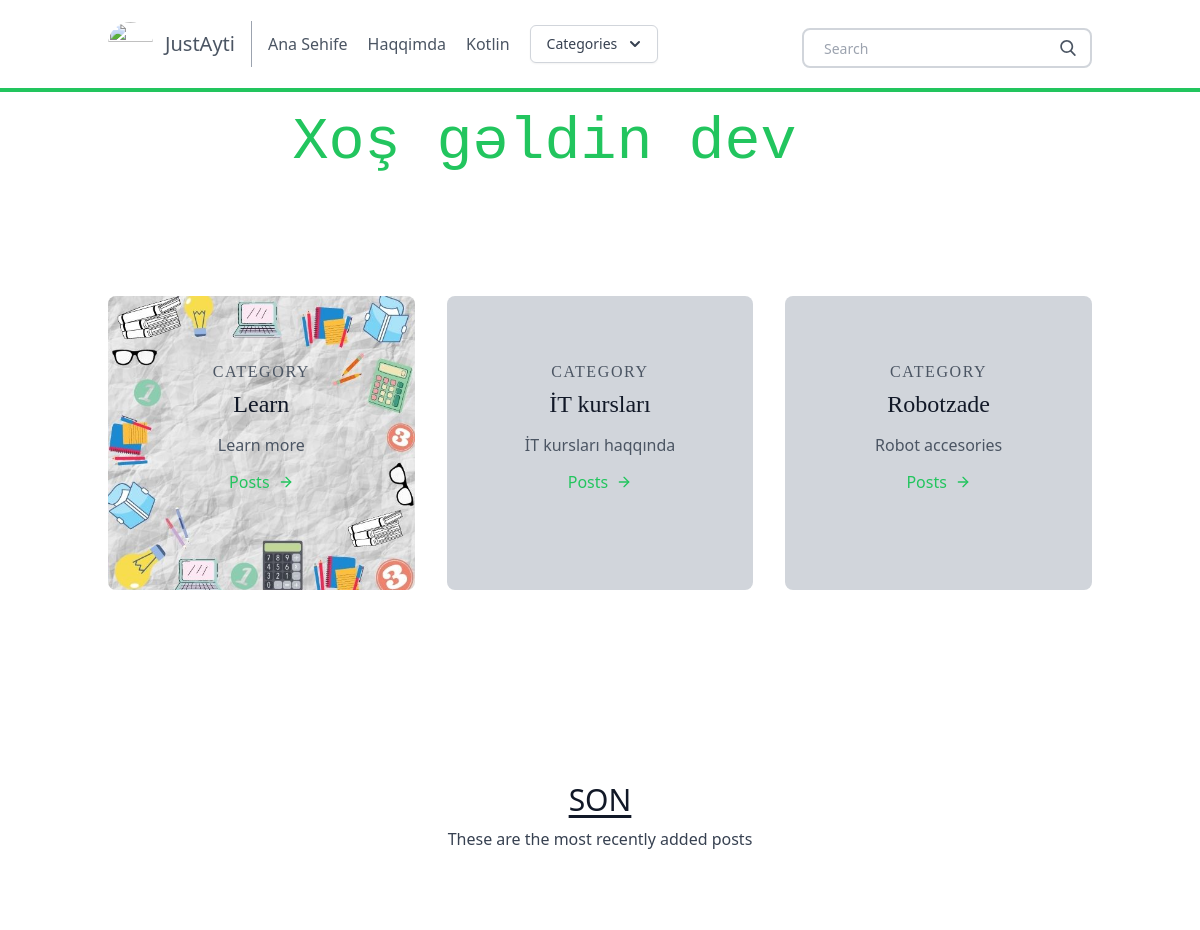
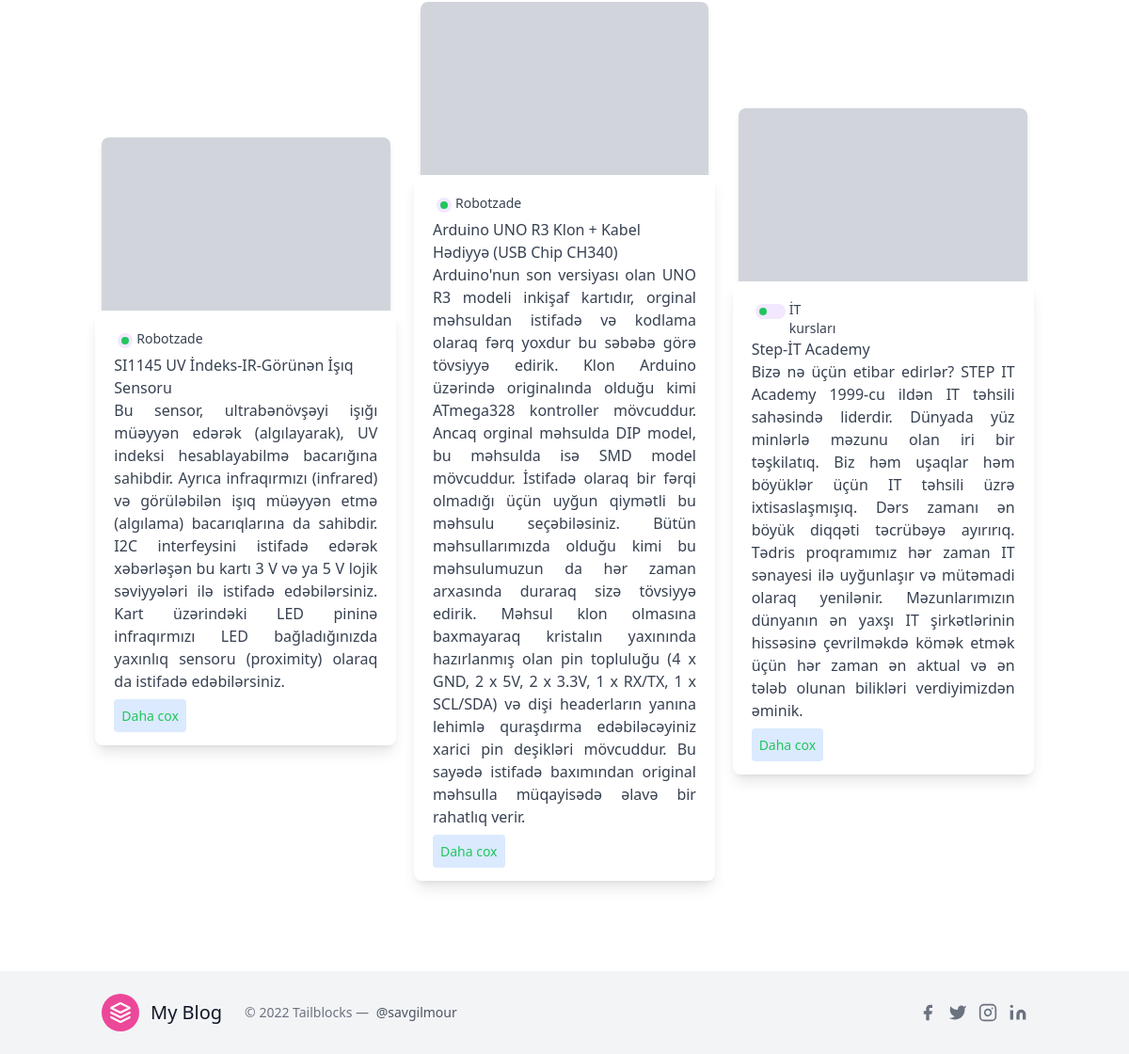
The page / on the database its author committed (2 pictures, top to bottom).
### posts/models.py (models this page shows, shortened)
class Category(models.Model):
    title = models.CharField(max_length=20)
    subtitle = models.CharField(max_length=20)
    slug = models.SlugField()
    thumbnail = models.ImageField()

class Post(models.Model):
    title = models.CharField(max_length=100)
    slug = models.SlugField()
    overview = models.TextField()
    timestamp = models.DateTimeField(auto_now_add=True)
    content = models.TextField()
    author = models.ForeignKey(Author, on_delete=models.CASCADE)
    thumbnail = models.ImageField()
    categories = models.ManyToManyField(Category)
    featured = models.BooleanField()

### posts/views.py (the view)
# urls.py: path('', homepage, name = 'homepage'),
def homepage (request):
    categories = Category.objects.all()
    featured = Post.objects.filter(featured=True)
    latest = Post.objects.order_by('-timestamp')
    context= {
        'object_list': featured,
        'latest': latest,
        'categories':categories,
    }
    return render(request, 'homepage.html',context)

### posts/templatetags/markdown_extras.py (called while the page is built)
@register.simple_tag
def get_categories():
    return Category.objects.all()

### templates/homepage.html (shortened to what this page needs)
{% extends 'base.html' %}
{% block content %}
    <div class="w-full bg-cover bg-center" >
      <div class="py-5 flex items-center justify-center h-full w-full">
        <h1 class="mb-2 font-mono text-4xl text-green-500 md:text-6xl">
          Xoş gəldin dev <br class="block md:hidden" />
          <span class="relative">
            <span class="h-20 pt-2 overflow-x-hidden whitespace-nowrap text-brand-accent">
              <span class="text-5xl md:text-6xl">👨🏻‍💻</span>
            </span>
            <span
              class="cursor absolute -bottom-0 left-0 -top-1 inline-block bg-white w-full animate-type will-change"
            ></span>
          </span>
        </h1>
      </div>
    </div>
    <section class="text-gray-600 body-font ">
        <div class="container px-5 py-24 mx-auto">
          <div class="flex flex-wrap -m-4">
            {% for category in categories %}
            <div class="p-4 lg:w-1/3">
              <div class="transition ease-in-out delay-150 bg-blue-500 hover:-translate-y-1 hover:scale-110 hover:bg-indigo-500 duration-300 w-full bg-cover bg-center bg-gray-300 rounded-lg " style="background-image: url('{{ category.thumbnail.url }}')">
                <div class="h-full bg-white-900 bg-opacity-40 hover:bg-opacity-70 transition duration-300 ease-in-out px-8 pt-16 pb-24 rounded-lg overflow-hidden text-center relative">
                <h2 class="tracking-widest text-1xl title-font font-serif text-black-800 mb-1">
                  CATEGORY</h2>
                <h1 class="title-font sm:text-2xl text-xl font-serif text-gray-900 mb-3">
                  {{ category.title }}</h1>
                <p class="leading-relaxed mb-3">
                  {{ category.subtitle }}</p>
                <a href="{% url 'postlist' category.slug %}" class="rounded-lg hover:bg-green-200 text-green-500 inline-flex items-center">
                  Posts
                  <svg class="w-4 h-4 ml-2" viewBox="0 0 24 24" stroke="currentColor" stroke-width="2" fill="none" stroke-linecap="round" stroke-linejoin="round">
                    <path d="M5 12h14"></path>
                    <path d="M12 5l7 7-7 7"></path>
                  </svg>
                </a>
              </div>
              </div>
            </div>
            {% endfor %}
          </div>
        </div>
    </section>
<section class="blog text-gray-700 body-font">
      <div class="container px-5 py-24 mx-auto">
        <div class="flex flex-wrap w-full mb-20 flex-col items-center text-center">
          <h1 class="sm:text-3xl text-2xl font-medium title-font mb-2 text-gray-900 underline underline-offset-4">
            SON</h1>
          <p class="lg:w-1/2 w-full leading-relaxed text-base">
            These are the most recently added posts</p>
        </div>
        <div class="flex flex-wrap sm:-m-4 -mx-4 -mb-10 -mt-4">
          {% for obj in object_list %}
          <div class="p-4 md:w-1/3 md:mb-0 mb-6 flex flex-col justify-center items-center max-w-sm mx-auto">
            <div class="bg-gray-300 h-56 w-full rounded-lg shadow-md bg-cover bg-center"
            style="background-image: url('{{ obj.thumbnail.url }}')">
          </div>
            <div class=" w-70 bg-white -mt-10 shadow-lg rounded-lg overflow-hidden p-5">
              <div class="header-content inline-flex ">
                <div class="category-badge flex-1  h-4 w-4 m rounded-full m-1 bg-purple-100">
                  <div class="h-2 w-2 rounded-full m-1 bg-green-500 " ></div>
                </div>
                {% for category in obj.categories.all %}
                <div class="category-title flex-1 text-sm">
                  {{ category.title }}
                </div>
                {% endfor %}
              </div>
                <div class="title-post font-medium">
                {{ obj.title }}
                </div>
                <div class="summary-post text-base text-justify">
                  {{ obj.overview }}
                </div>
                <div class="mt-3">
                <a href="{% url 'post' obj.slug %}" class="bg-blue-100 text-green-500 rounded p-2 text-sm ">
                  Daha cox
                </a>
              </div>
            </div>
          </div>
          {% endfor %}
        </div>
      </div>
</section>
{% endblock content %}

### templates/homepage.html (style rules this page uses)
.cursor::after { display: block; content: ''; position: absolute; width: 4px; height: 100%; background-color: #fff; animation: cursor .6s linear infinite alternate; will-change: opacity; }
.w-70 { width: 20rem; }

### rows shown on the page
Category: thumbnail (picture), title "Learn", subtitle "Learn more"
Category: title "İT kursları", subtitle "İT kursları haqqında"
Category: title "Robotzade", subtitle "Robot accesories"
Post: title "SI1145 UV İndeks-IR-Görünən İşıq Sensoru", overview "Bu sensor, ultrabənövşəyi işığı müəyyən edərək (algılayarak), UV indeksi hesablayabilmə bacarığına sahibdir. Ayrıca infraqırmızı (infrared) və görüləbilən işıq müəyyən etmə (algılama) bacarıqlarına da sahibdir. I2C interfeysini istifadə edərək xəbərləşən bu kartı 3 V və ya 5 V lojik səviyyələri ilə istifadə edəbilərsiniz. Kart üzərindəki LED pininə infraqırmızı LED bağladığınızda yaxınlıq sensoru (proximity) olaraq da istifadə edəbilərsiniz."
Post: title "Arduino UNO R3 Klon + Kabel Hədiyyə (USB Chip CH340)", overview "Arduino'nun son versiyası olan UNO R3 modeli inkişaf kartıdır, orginal məhsuldan istifadə və kodlama olaraq fərq yoxdur bu səbəbə görə tövsiyyə edirik. Klon Arduino üzərində originalında olduğu kimi ATmega328 kontroller mövcuddur. Ancaq orginal məhsulda DIP model, bu məhsulda isə SMD model mövcuddur. İstifadə olaraq bir fərqi olmadığı üçün uyğun qiymətli bu məhsulu seçəbiləsiniz. Bütün məhsullarımızda olduğu kimi bu məhsulumuzun da hər zaman arxasında duraraq sizə tövsiyyə edirik. Məhsul klon olmasına baxmayaraq kristalın yaxınında hazırlanmış olan pin topluluğu (4 x GND, 2 x 5V, 2 x 3.3V, 1 x RX/TX, 1 x SCL/SDA) və dişi headerların yanına lehimlə quraşdırma edəbiləcəyiniz xarici pin…"
Post: title "Step-İT Academy", overview "Bizə nə üçün etibar edirlər? STEP IT Academy 1999-cu ildən IT təhsili sahəsində liderdir. Dünyada yüz minlərlə məzunu olan iri bir təşkilatıq. Biz həm uşaqlar həm böyüklər üçün IT təhsili üzrə ixtisaslaşmışıq. Dərs zamanı ən böyük diqqəti təcrübəyə ayırırıq. Tədris proqramımız hər zaman IT sənayesi ilə uyğunlaşır və mütəmadi olaraq yenilənir. Məzunlarımızın dünyanın ən yaxşı IT şirkətlərinin hissəsinə çevrilməkdə kömək etmək üçün hər zaman ən aktual və ən tələb olunan bilikləri verdiyimizdən əminik."
